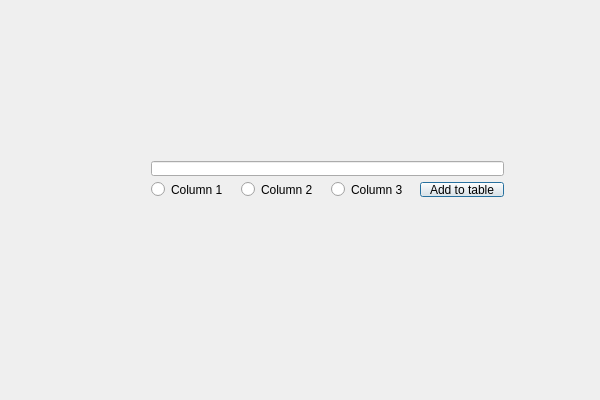
<?xml version="1.0" encoding="UTF-8"?>
<ui version="4.0">
 <class>addToTableClass</class>
 <widget class="QDialog" name="addToTableClass">
  <property name="geometry">
   <rect>
    <x>0</x>
    <y>0</y>
    <width>600</width>
    <height>400</height>
   </rect>
  </property>
  <property name="windowTitle">
   <string>addToTable</string>
  </property>
  <widget class="QWidget" name="layoutWidget">
   <property name="geometry">
    <rect>
     <x>140</x>
     <y>150</y>
     <width>375</width>
     <height>58</height>
    </rect>
   </property>
   <layout class="QVBoxLayout" name="verticalLayout">
    <item>
     <widget class="QLineEdit" name="textInput"/>
    </item>
    <item>
     <layout class="QHBoxLayout" name="horizontalLayout">
      <item>
       <widget class="QRadioButton" name="col1Radio">
        <property name="text">
         <string>Column 1</string>
        </property>
        <attribute name="buttonGroup">
         <string notr="true">colButtonGroup</string>
        </attribute>
       </widget>
      </item>
      <item>
       <widget class="QRadioButton" name="col2Radio">
        <property name="text">
         <string>Column 2</string>
        </property>
        <attribute name="buttonGroup">
         <string notr="true">colButtonGroup</string>
        </attribute>
       </widget>
      </item>
      <item>
       <widget class="QRadioButton" name="col3Radio">
        <property name="text">
         <string>Column 3</string>
        </property>
        <attribute name="buttonGroup">
         <string notr="true">colButtonGroup</string>
        </attribute>
       </widget>
      </item>
      <item>
       <widget class="QPushButton" name="confirmButton">
        <property name="text">
         <string>Add to table</string>
        </property>
       </widget>
      </item>
     </layout>
    </item>
   </layout>
  </widget>
 </widget>
 <layoutdefault spacing="6" margin="11"/>
 <resources/>
 <connections>
  <connection>
   <sender>confirmButton</sender>
   <signal>clicked()</signal>
   <receiver>addToTableClass</receiver>
   <slot>accept()</slot>
   <hints>
    <hint type="sourcelabel">
     <x>476</x>
     <y>193</y>
    </hint>
    <hint type="destinationlabel">
     <x>419</x>
     <y>255</y>
    </hint>
   </hints>
  </connection>
 </connections>
 <buttongroups>
  <buttongroup name="colButtonGroup"/>
 </buttongroups>
</ui>
